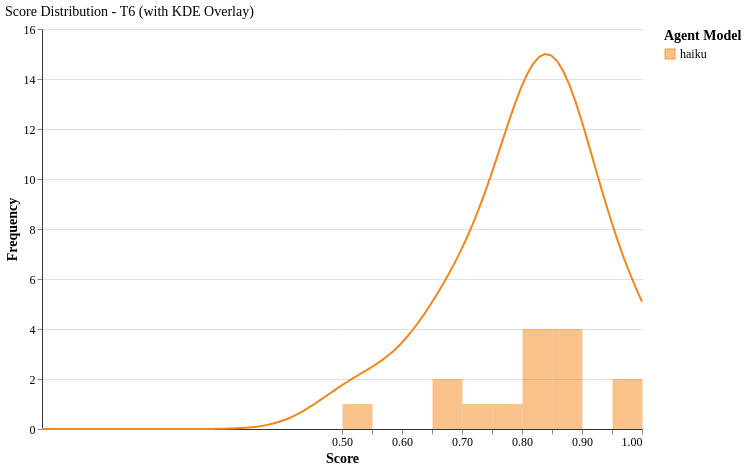

Describe this chart as a Vega-Lite specification.
### Vega-Lite specification from a JSON file in a GitHub repository (floating-point values rounded to 4 significant figures)
{"config": {"font": "serif", "axis": {"labelFontSize": 12, "titleFontSize": 14, "gridColor": "#e0e0e0", "domainColor": "#333333"}, "legend": {"labelFontSize": 12, "titleFontSize": 14}, "title": {"fontSize": 14, "anchor": "start", "fontWeight": "normal"}, "view": {"stroke": null, "continuousWidth": 400, "continuousHeight": 300, "strokeWidth": 0}, "mark": {"tooltip": true}}, "layer": [{"data": {"name": "data-9b13f655649b25775c571dd660bb39b3"}, "mark": {"type": "bar", "binSpacing": 0, "opacity": 0.5}, "encoding": {"color": {"field": "agent_model", "scale": {"domain": ["haiku"], "range": ["#F58518"]}, "title": "Agent Model", "type": "nominal"}, "tooltip": [{"field": "agent_model", "title": "Model", "type": "nominal"}, {"aggregate": "count", "title": "Count", "type": "quantitative"}], "x": {"bin": {"maxbins": 20}, "field": "score", "title": "Score", "type": "quantitative"}, "y": {"aggregate": "count", "title": "Frequency", "type": "quantitative"}}}, {"data": {"name": "data-62a15c1192c6e4d0f0724b175ea8e453"}, "mark": {"type": "line", "strokeWidth": 2}, "encoding": {"color": {"field": "agent_model", "scale": {"domain": ["haiku"], "range": ["#F58518"]}, "type": "nominal"}, "x": {"field": "score", "type": "quantitative"}, "y": {"field": "scaled_density", "type": "quantitative"}}}], "data": {"name": "data-9b13f655649b25775c571dd660bb39b3"}, "height": 400, "title": "Score Distribution - T6 (with KDE Overlay)", "width": 600, "$schema": "https://vega.github.io/schema/vega-lite/v6.1.0.json", "datasets": {"data-9b13f655649b25775c571dd660bb39b3": [{"experiment": "run", "agent_model": "haiku", "tier": "T6", "subtest": "01", "run_number": 1, "score": 0.82, "impl_rate": 0.8472, "passed": true, "grade": "A", "cost_usd": 0.3476, "duration_seconds": 375.9, "agent_duration_seconds": 167.3, "judge_duration_seconds": 208.6, "input_tokens": 75, "output_tokens": 8839, "cache_creation_tokens": 66180, "cache_read_tokens": 2205861, "total_tokens": 2280955, "exit_code": 0, "api_calls": 42.0, "num_turns": null, "num_models": null, "delegation_cost_ratio": null}, {"experiment": "run", "agent_model": "haiku", "tier": "T6", "subtest": "01", "run_number": 2, "score": 0.876, "impl_rate": 0.8313, "passed": true, "grade": "A", "cost_usd": 0.2539, "duration_seconds": 239.6, "agent_duration_seconds": 133.5, "judge_duration_seconds": 106.1, "input_tokens": 87, "output_tokens": 6739, "cache_creation_tokens": 45130, "cache_read_tokens": 1636738, "total_tokens": 1688694, "exit_code": 0, "api_calls": 35.0, "num_turns": null, "num_models": null, "delegation_cost_ratio": null}, {"experiment": "run", "agent_model": "haiku", "tier": "T6", "subtest": "01", "run_number": 3, "score": 0.84, "impl_rate": 0.8171, "passed": true, "grade": "A", "cost_usd": 0.2621, "duration_seconds": 244.0, "agent_duration_seconds": 135.4, "judge_duration_seconds": 108.6, "input_tokens": 118, "output_tokens": 7028, "cache_creation_tokens": 38029, "cache_read_tokens": 1793140, "total_tokens": 1838315, "exit_code": 0, "api_calls": 36.0, "num_turns": null, "num_models": null, "delegation_cost_ratio": null}, {"experiment": "run", "agent_model": "haiku", "tier": "T6", "subtest": "01", "run_number": 4, "score": 0.82, "impl_rate": 0.8485, "passed": true, "grade": "A", "cost_usd": 0.2136, "duration_seconds": 251.5, "agent_duration_seconds": 98.49, "judge_duration_seconds": 153.0, "input_tokens": 89, "output_tokens": 4943, "cache_creation_tokens": 36626, "cache_read_tokens": 1429860, "total_tokens": 1471518, "exit_code": 0, "api_calls": 31.0, "num_turns": null, "num_models": null, "delegation_cost_ratio": null}, {"experiment": "run", "agent_model": "haiku", "tier": "T6", "subtest": "01", "run_number": 5, "score": 0.866, "impl_rate": 0.9062, "passed": true, "grade": "A", "cost_usd": 0.278, "duration_seconds": 307.0, "agent_duration_seconds": 160.7, "judge_duration_seconds": 146.4, "input_tokens": 76, "output_tokens": 8105, "cache_creation_tokens": 44414, "cache_read_tokens": 1818615, "total_tokens": 1871210, "exit_code": 0, "api_calls": 35.0, "num_turns": null, "num_models": null, "delegation_cost_ratio": null}, {"experiment": "run", "agent_model": "haiku", "tier": "T6", "subtest": "01", "run_number": 1, "score": 0.986, "impl_rate": 0.9857, "passed": true, "grade": "A", "cost_usd": 0.9325, "duration_seconds": 462.0, "agent_duration_seconds": 331.1, "judge_duration_seconds": 131.0, "input_tokens": 54, "output_tokens": 15156, "cache_creation_tokens": 59672, "cache_read_tokens": 3208381, "total_tokens": 3283263, "exit_code": 0, "api_calls": 49.0, "num_turns": null, "num_models": null, "delegation_cost_ratio": null}, {"experiment": "run", "agent_model": "haiku", "tier": "T6", "subtest": "01", "run_number": 2, "score": 0.74, "impl_rate": 0.7833, "passed": true, "grade": "B", "cost_usd": 0.6031, "duration_seconds": 1039.0, "agent_duration_seconds": 286.1, "judge_duration_seconds": 753.0, "input_tokens": 59, "output_tokens": 14989, "cache_creation_tokens": 65633, "cache_read_tokens": 4460347, "total_tokens": 4541028, "exit_code": 0, "api_calls": 66.0, "num_turns": null, "num_models": null, "delegation_cost_ratio": null}, {"experiment": "run", "agent_model": "haiku", "tier": "T6", "subtest": "01", "run_number": 3, "score": 0.875, "impl_rate": 0.825, "passed": true, "grade": "A", "cost_usd": 1.067, "duration_seconds": 735.4, "agent_duration_seconds": 608.9, "judge_duration_seconds": 126.5, "input_tokens": 8, "output_tokens": 2839, "cache_creation_tokens": 6379, "cache_read_tokens": 336459, "total_tokens": 345685, "exit_code": 0, "api_calls": 4.0, "num_turns": null, "num_models": null, "delegation_cost_ratio": null}, {"experiment": "run", "agent_model": "haiku", "tier": "T6", "subtest": "01", "run_number": 4, "score": 0.529, "impl_rate": 0.4417, "passed": false, "grade": "C", "cost_usd": 0.4452, "duration_seconds": 437.2, "agent_duration_seconds": 280.3, "judge_duration_seconds": 156.9, "input_tokens": 54, "output_tokens": 16711, "cache_creation_tokens": 62625, "cache_read_tokens": 2832912, "total_tokens": 2912302, "exit_code": 0, "api_calls": 45.0, "num_turns": null, "num_models": null, "delegation_cost_ratio": null}, {"experiment": "run", "agent_model": "haiku", "tier": "T6", "subtest": "01", "run_number": 5, "score": 0.875, "impl_rate": 0.875, "passed": true, "grade": "A", "cost_usd": 0.8697, "duration_seconds": 500.4, "agent_duration_seconds": 311.1, "judge_duration_seconds": 189.3, "input_tokens": 37, "output_tokens": 14072, "cache_creation_tokens": 65045, "cache_read_tokens": 2511824, "total_tokens": 2590978, "exit_code": 0, "api_calls": 39.0, "num_turns": null, "num_models": null, "delegation_cost_ratio": null}, {"experiment": "run", "agent_model": "haiku", "tier": "T6", "subtest": "01", "run_number": 1, "score": 1.0, "impl_rate": 1.0, "passed": true, "grade": "S", "cost_usd": 0.6, "duration_seconds": 450.9, "agent_duration_seconds": 287.7, "judge_duration_seconds": 163.2, "input_tokens": 50, "output_tokens": 14324, "cache_creation_tokens": 78577, "cache_read_tokens": 4300888, "total_tokens": 4393839, "exit_code": 0, "api_calls": 60.0, "num_turns": null, "num_models": null, "delegation_cost_ratio": null}, {"experiment": "run", "agent_model": "haiku", "tier": "T6", "subtest": "01", "run_number": 2, "score": 0.67, "impl_rate": 0.6667, "passed": true, "grade": "B", "cost_usd": 0.5064, "duration_seconds": 396.3, "agent_duration_seconds": 227.4, "judge_duration_seconds": 168.9, "input_tokens": 73, "output_tokens": 15173, "cache_creation_tokens": 68792, "cache_read_tokens": 3444358, "total_tokens": 3528396, "exit_code": 0, "api_calls": 48.0, "num_turns": null, "num_models": null, "delegation_cost_ratio": null}, {"experiment": "run", "agent_model": "haiku", "tier": "T6", "subtest": "01", "run_number": 3, "score": 0.67, "impl_rate": 0.445, "passed": true, "grade": "B", "cost_usd": 0.6263, "duration_seconds": 501.8, "agent_duration_seconds": 370.1, "judge_duration_seconds": 131.7, "input_tokens": 63, "output_tokens": 31270, "cache_creation_tokens": 106530, "cache_read_tokens": 3367484, "total_tokens": 3505347, "exit_code": 0, "api_calls": 46.0, "num_turns": null, "num_models": null, "delegation_cost_ratio": null}, {"experiment": "run", "agent_model": "haiku", "tier": "T6", "subtest": "01", "run_number": 4, "score": 0.83, "impl_rate": 0.8333, "passed": true, "grade": "A", "cost_usd": 0.8845, "duration_seconds": 753.8, "agent_duration_seconds": 615.3, "judge_duration_seconds": 138.5, "input_tokens": 58, "output_tokens": 23549, "cache_creation_tokens": 80595, "cache_read_tokens": 4962772, "total_tokens": 5066974, "exit_code": 0, "api_calls": 64.0, "num_turns": null, "num_models": null, "delegation_cost_ratio": null}, {"experiment": "run", "agent_model": "haiku", "tier": "T6", "subtest": "01", "run_number": 5, "score": 0.78, "impl_rate": 0.7783, "passed": true, "grade": "B", "cost_usd": 0.3929, "duration_seconds": 369.1, "agent_duration_seconds": 231.2, "judge_duration_seconds": 137.9, "input_tokens": 36, "output_tokens": 17247, "cache_creation_tokens": 68616, "cache_read_tokens": 2208600, "total_tokens": 2294499, "exit_code": 0, "api_calls": 33.0, "num_turns": null, "num_models": null, "delegation_cost_ratio": null}], "data-62a15c1192c6e4d0f0724b175ea8e453": [{"agent_model": "haiku", "tier": "T6", "score": 0.0, "density": 3.279e-13, "scaled_density": 1.479e-12}, {"agent_model": "haiku", "tier": "T6", "score": 0.0101, "density": 9.373e-13, "scaled_density": 4.226e-12}, {"agent_model": "haiku", "tier": "T6", "score": 0.0202, "density": 2.625e-12, "scaled_density": 1.184e-11}, {"agent_model": "haiku", "tier": "T6", "score": 0.0303, "density": 7.205e-12, "scaled_density": 3.249e-11}, {"agent_model": "haiku", "tier": "T6", "score": 0.0404, "density": 1.938e-11, "scaled_density": 8.738e-11}, {"agent_model": "haiku", "tier": "T6", "score": 0.05051, "density": 5.108e-11, "scaled_density": 2.303e-10}, {"agent_model": "haiku", "tier": "T6", "score": 0.06061, "density": 1.319e-10, "scaled_density": 5.949e-10}, {"agent_model": "haiku", "tier": "T6", "score": 0.07071, "density": 3.34e-10, "scaled_density": 1.506e-09}, {"agent_model": "haiku", "tier": "T6", "score": 0.08081, "density": 8.284e-10, "scaled_density": 3.735e-09}, {"agent_model": "haiku", "tier": "T6", "score": 0.09091, "density": 2.014e-09, "scaled_density": 9.079e-09}, {"agent_model": "haiku", "tier": "T6", "score": 0.101, "density": 4.797e-09, "scaled_density": 2.163e-08}, {"agent_model": "haiku", "tier": "T6", "score": 0.1111, "density": 1.12e-08, "scaled_density": 5.048e-08}, {"agent_model": "haiku", "tier": "T6", "score": 0.1212, "density": 2.561e-08, "scaled_density": 1.155e-07}, {"agent_model": "haiku", "tier": "T6", "score": 0.1313, "density": 5.741e-08, "scaled_density": 2.589e-07}, {"agent_model": "haiku", "tier": "T6", "score": 0.1414, "density": 1.261e-07, "scaled_density": 5.687e-07}, {"agent_model": "haiku", "tier": "T6", "score": 0.1515, "density": 2.715e-07, "scaled_density": 1.224e-06}, {"agent_model": "haiku", "tier": "T6", "score": 0.1616, "density": 5.728e-07, "scaled_density": 2.583e-06}, {"agent_model": "haiku", "tier": "T6", "score": 0.1717, "density": 1.184e-06, "scaled_density": 5.339e-06}, {"agent_model": "haiku", "tier": "T6", "score": 0.1818, "density": 2.399e-06, "scaled_density": 1.082e-05}, {"agent_model": "haiku", "tier": "T6", "score": 0.1919, "density": 4.762e-06, "scaled_density": 2.147e-05}, {"agent_model": "haiku", "tier": "T6", "score": 0.202, "density": 9.265e-06, "scaled_density": 4.177e-05}, {"agent_model": "haiku", "tier": "T6", "score": 0.2121, "density": 1.766e-05, "scaled_density": 7.964e-05}, {"agent_model": "haiku", "tier": "T6", "score": 0.2222, "density": 3.3e-05, "scaled_density": 0.0001488}, {"agent_model": "haiku", "tier": "T6", "score": 0.2323, "density": 6.042e-05, "scaled_density": 0.0002724}, {"agent_model": "haiku", "tier": "T6", "score": 0.2424, "density": 0.0001084, "scaled_density": 0.0004887}, {"agent_model": "haiku", "tier": "T6", "score": 0.2525, "density": 0.0001906, "scaled_density": 0.0008593}, {"agent_model": "haiku", "tier": "T6", "score": 0.2626, "density": 0.0003284, "scaled_density": 0.001481}, {"agent_model": "haiku", "tier": "T6", "score": 0.2727, "density": 0.0005545, "scaled_density": 0.0025}, {"agent_model": "haiku", "tier": "T6", "score": 0.2828, "density": 0.0009174, "scaled_density": 0.004137}, {"agent_model": "haiku", "tier": "T6", "score": 0.2929, "density": 0.001488, "scaled_density": 0.006708}, {"agent_model": "haiku", "tier": "T6", "score": 0.303, "density": 0.002364, "scaled_density": 0.01066}, {"agent_model": "haiku", "tier": "T6", "score": 0.3131, "density": 0.003682, "scaled_density": 0.0166}, {"agent_model": "haiku", "tier": "T6", "score": 0.3232, "density": 0.005619, "scaled_density": 0.02533}, {"agent_model": "haiku", "tier": "T6", "score": 0.3333, "density": 0.008404, "scaled_density": 0.03789}, {"agent_model": "haiku", "tier": "T6", "score": 0.3434, "density": 0.01232, "scaled_density": 0.05554}, {"agent_model": "haiku", "tier": "T6", "score": 0.3535, "density": 0.0177, "scaled_density": 0.0798}, {"agent_model": "haiku", "tier": "T6", "score": 0.3636, "density": 0.02492, "scaled_density": 0.1124}, {"agent_model": "haiku", "tier": "T6", "score": 0.3737, "density": 0.03439, "scaled_density": 0.1551}, {"agent_model": "haiku", "tier": "T6", "score": 0.3838, "density": 0.04653, "scaled_density": 0.2098}, {"agent_model": "haiku", "tier": "T6", "score": 0.3939, "density": 0.06172, "scaled_density": 0.2783}, {"agent_model": "haiku", "tier": "T6", "score": 0.404, "density": 0.08026, "scaled_density": 0.3619}, {"agent_model": "haiku", "tier": "T6", "score": 0.4141, "density": 0.1023, "scaled_density": 0.4614}, {"agent_model": "haiku", "tier": "T6", "score": 0.4242, "density": 0.128, "scaled_density": 0.5772}, {"agent_model": "haiku", "tier": "T6", "score": 0.4343, "density": 0.1571, "scaled_density": 0.7083}, {"agent_model": "haiku", "tier": "T6", "score": 0.4444, "density": 0.1892, "scaled_density": 0.8531}, {"agent_model": "haiku", "tier": "T6", "score": 0.4545, "density": 0.2238, "scaled_density": 1.009}, {"agent_model": "haiku", "tier": "T6", "score": 0.4646, "density": 0.2601, "scaled_density": 1.173}, {"agent_model": "haiku", "tier": "T6", "score": 0.4747, "density": 0.2972, "scaled_density": 1.34}, {"agent_model": "haiku", "tier": "T6", "score": 0.4848, "density": 0.3344, "scaled_density": 1.508}, {"agent_model": "haiku", "tier": "T6", "score": 0.4949, "density": 0.3709, "scaled_density": 1.672}, {"agent_model": "haiku", "tier": "T6", "score": 0.5051, "density": 0.4061, "scaled_density": 1.831}, {"agent_model": "haiku", "tier": "T6", "score": 0.5152, "density": 0.44, "scaled_density": 1.984}, {"agent_model": "haiku", "tier": "T6", "score": 0.5253, "density": 0.4725, "scaled_density": 2.13}, {"agent_model": "haiku", "tier": "T6", "score": 0.5354, "density": 0.5044, "scaled_density": 2.274}, {"agent_model": "haiku", "tier": "T6", "score": 0.5455, "density": 0.5365, "scaled_density": 2.419}, {"agent_model": "haiku", "tier": "T6", "score": 0.5556, "density": 0.5701, "scaled_density": 2.571}, {"agent_model": "haiku", "tier": "T6", "score": 0.5657, "density": 0.6065, "scaled_density": 2.735}, {"agent_model": "haiku", "tier": "T6", "score": 0.5758, "density": 0.647, "scaled_density": 2.917}, {"agent_model": "haiku", "tier": "T6", "score": 0.5859, "density": 0.6927, "scaled_density": 3.123}, {"agent_model": "haiku", "tier": "T6", "score": 0.596, "density": 0.7445, "scaled_density": 3.357}, {"agent_model": "haiku", "tier": "T6", "score": 0.6061, "density": 0.8026, "scaled_density": 3.619}, {"agent_model": "haiku", "tier": "T6", "score": 0.6162, "density": 0.8672, "scaled_density": 3.91}, {"agent_model": "haiku", "tier": "T6", "score": 0.6263, "density": 0.9379, "scaled_density": 4.229}, {"agent_model": "haiku", "tier": "T6", "score": 0.6364, "density": 1.014, "scaled_density": 4.572}, {"agent_model": "haiku", "tier": "T6", "score": 0.6465, "density": 1.095, "scaled_density": 4.938}, {"agent_model": "haiku", "tier": "T6", "score": 0.6566, "density": 1.181, "scaled_density": 5.324}, {"agent_model": "haiku", "tier": "T6", "score": 0.6667, "density": 1.271, "scaled_density": 5.729}, {"agent_model": "haiku", "tier": "T6", "score": 0.6768, "density": 1.365, "scaled_density": 6.155}, {"agent_model": "haiku", "tier": "T6", "score": 0.6869, "density": 1.465, "scaled_density": 6.606}, {"agent_model": "haiku", "tier": "T6", "score": 0.697, "density": 1.572, "scaled_density": 7.086}, {"agent_model": "haiku", "tier": "T6", "score": 0.7071, "density": 1.686, "scaled_density": 7.601}, {"agent_model": "haiku", "tier": "T6", "score": 0.7172, "density": 1.809, "scaled_density": 8.158}, {"agent_model": "haiku", "tier": "T6", "score": 0.7273, "density": 1.943, "scaled_density": 8.759}, {"agent_model": "haiku", "tier": "T6", "score": 0.7374, "density": 2.086, "scaled_density": 9.406}, {"agent_model": "haiku", "tier": "T6", "score": 0.7475, "density": 2.239, "scaled_density": 10.09}, {"agent_model": "haiku", "tier": "T6", "score": 0.7576, "density": 2.398, "scaled_density": 10.81}, {"agent_model": "haiku", "tier": "T6", "score": 0.7677, "density": 2.562, "scaled_density": 11.55}, {"agent_model": "haiku", "tier": "T6", "score": 0.7778, "density": 2.724, "scaled_density": 12.28}, {"agent_model": "haiku", "tier": "T6", "score": 0.7879, "density": 2.879, "scaled_density": 12.98}, {"agent_model": "haiku", "tier": "T6", "score": 0.798, "density": 3.021, "scaled_density": 13.62}, {"agent_model": "haiku", "tier": "T6", "score": 0.8081, "density": 3.143, "scaled_density": 14.17}, {"agent_model": "haiku", "tier": "T6", "score": 0.8182, "density": 3.238, "scaled_density": 14.6}, {"agent_model": "haiku", "tier": "T6", "score": 0.8283, "density": 3.3, "scaled_density": 14.88}, {"agent_model": "haiku", "tier": "T6", "score": 0.8384, "density": 3.327, "scaled_density": 15.0}, {"agent_model": "haiku", "tier": "T6", "score": 0.8485, "density": 3.315, "scaled_density": 14.95}, {"agent_model": "haiku", "tier": "T6", "score": 0.8586, "density": 3.264, "scaled_density": 14.72}, {"agent_model": "haiku", "tier": "T6", "score": 0.8687, "density": 3.176, "scaled_density": 14.32}, {"agent_model": "haiku", "tier": "T6", "score": 0.8788, "density": 3.056, "scaled_density": 13.78}, {"agent_model": "haiku", "tier": "T6", "score": 0.8889, "density": 2.909, "scaled_density": 13.12}, {"agent_model": "haiku", "tier": "T6", "score": 0.899, "density": 2.741, "scaled_density": 12.36}, {"agent_model": "haiku", "tier": "T6", "score": 0.9091, "density": 2.561, "scaled_density": 11.55}, {"agent_model": "haiku", "tier": "T6", "score": 0.9192, "density": 2.374, "scaled_density": 10.7}, {"agent_model": "haiku", "tier": "T6", "score": 0.9293, "density": 2.187, "scaled_density": 9.859}, {"agent_model": "haiku", "tier": "T6", "score": 0.9394, "density": 2.005, "scaled_density": 9.039}, {"agent_model": "haiku", "tier": "T6", "score": 0.9495, "density": 1.832, "scaled_density": 8.259}, {"agent_model": "haiku", "tier": "T6", "score": 0.9596, "density": 1.669, "scaled_density": 7.527}, {"agent_model": "haiku", "tier": "T6", "score": 0.9697, "density": 1.519, "scaled_density": 6.848}, {"agent_model": "haiku", "tier": "T6", "score": 0.9798, "density": 1.38, "scaled_density": 6.22}, {"agent_model": "haiku", "tier": "T6", "score": 0.9899, "density": 1.251, "scaled_density": 5.638}, {"agent_model": "haiku", "tier": "T6", "score": 1.0, "density": 1.13, "scaled_density": 5.096}]}}
